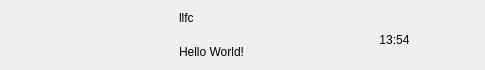
<?xml version="1.0" encoding="UTF-8"?>
<ui version="4.0">
 <class>ChatUserWid</class>
 <widget class="QWidget" name="ChatUserWid">
  <property name="geometry">
   <rect>
    <x>0</x>
    <y>0</y>
    <width>485</width>
    <height>70</height>
   </rect>
  </property>
  <property name="minimumSize">
   <size>
    <width>0</width>
    <height>70</height>
   </size>
  </property>
  <property name="maximumSize">
   <size>
    <width>16777215</width>
    <height>70</height>
   </size>
  </property>
  <property name="windowTitle">
   <string>Form</string>
  </property>
  <layout class="QHBoxLayout" name="horizontalLayout">
   <property name="spacing">
    <number>5</number>
   </property>
   <property name="leftMargin">
    <number>6</number>
   </property>
   <property name="topMargin">
    <number>2</number>
   </property>
   <property name="rightMargin">
    <number>6</number>
   </property>
   <property name="bottomMargin">
    <number>2</number>
   </property>
   <item>
    <widget class="QWidget" name="icon_wid" native="true">
     <property name="minimumSize">
      <size>
       <width>50</width>
       <height>50</height>
      </size>
     </property>
     <property name="maximumSize">
      <size>
       <width>50</width>
       <height>50</height>
      </size>
     </property>
     <layout class="QHBoxLayout" name="horizontalLayout_2">
      <property name="spacing">
       <number>0</number>
      </property>
      <property name="leftMargin">
       <number>0</number>
      </property>
      <property name="topMargin">
       <number>0</number>
      </property>
      <property name="rightMargin">
       <number>0</number>
      </property>
      <property name="bottomMargin">
       <number>0</number>
      </property>
      <item>
       <widget class="QLabel" name="icon_lb">
        <property name="minimumSize">
         <size>
          <width>45</width>
          <height>45</height>
         </size>
        </property>
        <property name="maximumSize">
         <size>
          <width>45</width>
          <height>45</height>
         </size>
        </property>
        <property name="baseSize">
         <size>
          <width>0</width>
          <height>0</height>
         </size>
        </property>
        <property name="text">
         <string/>
        </property>
       </widget>
      </item>
     </layout>
    </widget>
   </item>
   <item>
    <widget class="QWidget" name="user_info_wid" native="true">
     <property name="maximumSize">
      <size>
       <width>130</width>
       <height>16777215</height>
      </size>
     </property>
     <layout class="QVBoxLayout" name="verticalLayout">
      <property name="leftMargin">
       <number>2</number>
      </property>
      <property name="topMargin">
       <number>2</number>
      </property>
      <property name="rightMargin">
       <number>2</number>
      </property>
      <property name="bottomMargin">
       <number>2</number>
      </property>
      <item>
       <widget class="QLabel" name="user_name_lb">
        <property name="text">
         <string>llfc</string>
        </property>
       </widget>
      </item>
      <item>
       <widget class="QLabel" name="user_chat_lb">
        <property name="maximumSize">
         <size>
          <width>130</width>
          <height>16777215</height>
         </size>
        </property>
        <property name="text">
         <string>Hello World!</string>
        </property>
       </widget>
      </item>
     </layout>
    </widget>
   </item>
   <item>
    <widget class="QWidget" name="time_wid" native="true">
     <property name="minimumSize">
      <size>
       <width>50</width>
       <height>50</height>
      </size>
     </property>
     <property name="maximumSize">
      <size>
       <width>50</width>
       <height>50</height>
      </size>
     </property>
     <widget class="QLabel" name="time_lb">
      <property name="geometry">
       <rect>
        <x>-10</x>
        <y>20</y>
        <width>69</width>
        <height>19</height>
       </rect>
      </property>
      <property name="text">
       <string>13:54</string>
      </property>
      <property name="alignment">
       <set>Qt::AlignCenter</set>
      </property>
     </widget>
    </widget>
   </item>
  </layout>
 </widget>
 <resources/>
 <connections/>
</ui>
